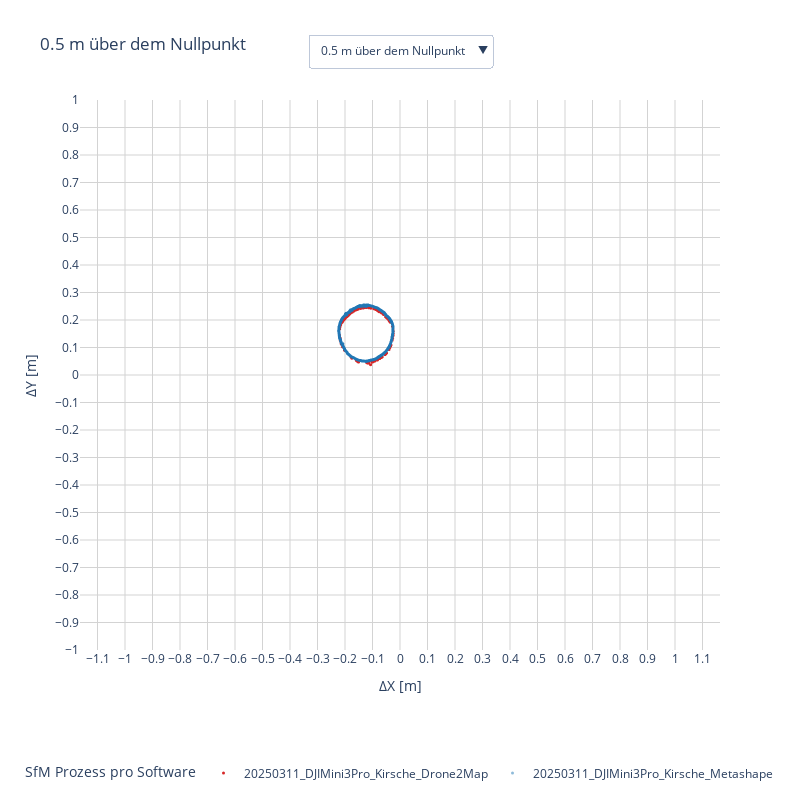

Source (notebook cell):
### Markdown cell above
#### 1.5.1 Aufnahme vom 11.03.2025

### Code cell
import laspy
import numpy as np
import os
import plotly.graph_objs as go

# === Parameter ===
tolerance = 0.001
cut_levels = np.arange(0.5, 8.1, 0.5)
view_size = 1.0
colors = ["#d62728", "#1f77b4"]
alphas = [1.0, 0.5]

# === Referenzpunkt
tree_null = 279.675
tree_coord = (2615390.524, 1264898.409)
center_x, center_y = tree_coord
pc_dir = r"C:\_Data\BTh11\BTh11_Trieblaengenwachstum\05_Software_Comparison\50_BaseData\PointCloud\20250311"
las_files = [f for f in os.listdir(pc_dir) if f.endswith(".las")]

# === Punktwolken laden und verschieben
pointclouds = []
for filename in sorted(las_files):
    path = os.path.join(pc_dir, filename)
    las = laspy.read(path)
    x = np.array(las.x) - center_x
    y = np.array(las.y) - center_y
    z = np.array(las.z)
    pointclouds.append({
        "filename": filename,
        "x": x,
        "y": y,
        "z": z
    })

# === Plotly-Figur erstellen
fig = go.Figure()

# === Alle Schnitte als Traces hinzufügen
for j, level in enumerate(cut_levels):
    cut_height = tree_null + level

    for i, pc in enumerate(pointclouds):
        mask = (pc["z"] >= cut_height - tolerance) & (pc["z"] <= cut_height + tolerance)
        name = pc["filename"].replace("_clipped.las", "")

        fig.add_trace(go.Scattergl(
            x=pc["x"][mask],
            y=pc["y"][mask],
            mode='markers',
            marker=dict(size=3, color=colors[i], opacity=alphas[i]),
            name=name,
            legendgroup=name,
            showlegend=(j == 0),
            visible=(j == 0)
        ))

# === Dropdown-Menü definieren
buttons = []
for j, level in enumerate(cut_levels):
    vis = [False] * len(cut_levels) * len(pointclouds)
    for i in range(len(pointclouds)):
        vis[j * len(pointclouds) + i] = True

    label = f"{level:.1f} m über dem Nullpunkt"
    buttons.append(dict(label=label,
                        method="update",
                        args=[{"visible": vis},
                              {"title": label}]))

# === Layout-Anpassung
fig.update_layout(
    title=f"{cut_levels[0]:.1f} m über dem Nullpunkt",
    updatemenus=[dict(
        active=0,
        buttons=buttons,
        x=0.5,
        xanchor="center",
        y=1.12,
        yanchor="top"
    )],
    xaxis=dict(title="ΔX [m]", range=[-view_size, view_size], dtick=0.1,
               showgrid=True, gridcolor="lightgray", zeroline=False),
    yaxis=dict(title="ΔY [m]", range=[-view_size, view_size], dtick=0.1,
               showgrid=True, gridcolor="lightgray", zeroline=False,
               scaleanchor="x"),  # <- ACHSEN PROPORTIONAL
    legend=dict(title="SfM Prozess pro Software", orientation="h", yanchor="bottom", y=-0.25, x=0.5, xanchor="center"),
    plot_bgcolor="white",
    width=800,
    height=800,
    margin=dict(t=100)
)

fig.show()

### Figure 1 — Plotly figure (JSON) as saved in the notebook; plotly's stock layout.template omitted (floating-point values rounded to 4 significant figures; data arrays with more than 128 entries replaced by an {"elided": "..."} marker saying what was removed)
{"data": [{"legendgroup": "20250311_DJIMini3Pro_Kirsche_Drone2Map", "marker": {"color": "#d62728", "opacity": 1, "size": 3}, "mode": "markers", "name": "20250311_DJIMini3Pro_Kirsche_Drone2Map", "showlegend": true, "type": "scattergl", "visible": true, "x": {"elided": "137 float values"}, "y": {"elided": "137 float values"}}, {"legendgroup": "20250311_DJIMini3Pro_Kirsche_Metashape", "marker": {"color": "#1f77b4", "opacity": 0.5, "size": 3}, "mode": "markers", "name": "20250311_DJIMini3Pro_Kirsche_Metashape", "showlegend": true, "type": "scattergl", "visible": true, "x": {"elided": "1441 float values"}, "y": {"elided": "1441 float values"}}, {"legendgroup": "20250311_DJIMini3Pro_Kirsche_Drone2Map", "marker": {"color": "#d62728", "opacity": 1, "size": 3}, "mode": "markers", "name": "20250311_DJIMini3Pro_Kirsche_Drone2Map", "showlegend": false, "type": "scattergl", "visible": false, "x": {"elided": "154 float values"}, "y": {"elided": "154 float values"}}, {"legendgroup": "20250311_DJIMini3Pro_Kirsche_Metashape", "marker": {"color": "#1f77b4", "opacity": 0.5, "size": 3}, "mode": "markers", "name": "20250311_DJIMini3Pro_Kirsche_Metashape", "showlegend": false, "type": "scattergl", "visible": false, "x": {"elided": "789 float values"}, "y": {"elided": "789 float values"}}, {"legendgroup": "20250311_DJIMini3Pro_Kirsche_Drone2Map", "marker": {"color": "#d62728", "opacity": 1, "size": 3}, "mode": "markers", "name": "20250311_DJIMini3Pro_Kirsche_Drone2Map", "showlegend": false, "type": "scattergl", "visible": false, "x": {"elided": "156 float values"}, "y": {"elided": "156 float values"}}, {"legendgroup": "20250311_DJIMini3Pro_Kirsche_Metashape", "marker": {"color": "#1f77b4", "opacity": 0.5, "size": 3}, "mode": "markers", "name": "20250311_DJIMini3Pro_Kirsche_Metashape", "showlegend": false, "type": "scattergl", "visible": false, "x": {"elided": "822 float values"}, "y": {"elided": "822 float values"}}, {"legendgroup": "20250311_DJIMini3Pro_Kirsche_Drone2Map", "marker": {"color": "#d62728", "opacity": 1, "size": 3}, "mode": "markers", "name": "20250311_DJIMini3Pro_Kirsche_Drone2Map", "showlegend": false, "type": "scattergl", "visible": false, "x": {"elided": "174 float values"}, "y": {"elided": "174 float values"}}, {"legendgroup": "20250311_DJIMini3Pro_Kirsche_Metashape", "marker": {"color": "#1f77b4", "opacity": 0.5, "size": 3}, "mode": "markers", "name": "20250311_DJIMini3Pro_Kirsche_Metashape", "showlegend": false, "type": "scattergl", "visible": false, "x": {"elided": "1297 float values"}, "y": {"elided": "1297 float values"}}, {"legendgroup": "20250311_DJIMini3Pro_Kirsche_Drone2Map", "marker": {"color": "#d62728", "opacity": 1, "size": 3}, "mode": "markers", "name": "20250311_DJIMini3Pro_Kirsche_Drone2Map", "showlegend": false, "type": "scattergl", "visible": false, "x": {"elided": "1073 float values"}, "y": {"elided": "1073 float values"}}, {"legendgroup": "20250311_DJIMini3Pro_Kirsche_Metashape", "marker": {"color": "#1f77b4", "opacity": 0.5, "size": 3}, "mode": "markers", "name": "20250311_DJIMini3Pro_Kirsche_Metashape", "showlegend": false, "type": "scattergl", "visible": false, "x": {"elided": "12726 float values"}, "y": {"elided": "12726 float values"}}, {"legendgroup": "20250311_DJIMini3Pro_Kirsche_Drone2Map", "marker": {"color": "#d62728", "opacity": 1, "size": 3}, "mode": "markers", "name": "20250311_DJIMini3Pro_Kirsche_Drone2Map", "showlegend": false, "type": "scattergl", "visible": false, "x": {"elided": "650 float values"}, "y": {"elided": "650 float values"}}, {"legendgroup": "20250311_DJIMini3Pro_Kirsche_Metashape", "marker": {"color": "#1f77b4", "opacity": 0.5, "size": 3}, "mode": "markers", "name": "20250311_DJIMini3Pro_Kirsche_Metashape", "showlegend": false, "type": "scattergl", "visible": false, "x": {"elided": "10151 float values"}, "y": {"elided": "10151 float values"}}, {"legendgroup": "20250311_DJIMini3Pro_Kirsche_Drone2Map", "marker": {"color": "#d62728", "opacity": 1, "size": 3}, "mode": "markers", "name": "20250311_DJIMini3Pro_Kirsche_Drone2Map", "showlegend": false, "type": "scattergl", "visible": false, "x": {"elided": "530 float values"}, "y": {"elided": "530 float values"}}, {"legendgroup": "20250311_DJIMini3Pro_Kirsche_Metashape", "marker": {"color": "#1f77b4", "opacity": 0.5, "size": 3}, "mode": "markers", "name": "20250311_DJIMini3Pro_Kirsche_Metashape", "showlegend": false, "type": "scattergl", "visible": false, "x": {"elided": "9406 float values"}, "y": {"elided": "9406 float values"}}, {"legendgroup": "20250311_DJIMini3Pro_Kirsche_Drone2Map", "marker": {"color": "#d62728", "opacity": 1, "size": 3}, "mode": "markers", "name": "20250311_DJIMini3Pro_Kirsche_Drone2Map", "showlegend": false, "type": "scattergl", "visible": false, "x": {"elided": "580 float values"}, "y": {"elided": "580 float values"}}, {"legendgroup": "20250311_DJIMini3Pro_Kirsche_Metashape", "marker": {"color": "#1f77b4", "opacity": 0.5, "size": 3}, "mode": "markers", "name": "20250311_DJIMini3Pro_Kirsche_Metashape", "showlegend": false, "type": "scattergl", "visible": false, "x": {"elided": "10725 float values"}, "y": {"elided": "10725 float values"}}, {"legendgroup": "20250311_DJIMini3Pro_Kirsche_Drone2Map", "marker": {"color": "#d62728", "opacity": 1, "size": 3}, "mode": "markers", "name": "20250311_DJIMini3Pro_Kirsche_Drone2Map", "showlegend": false, "type": "scattergl", "visible": false, "x": {"elided": "524 float values"}, "y": {"elided": "524 float values"}}, {"legendgroup": "20250311_DJIMini3Pro_Kirsche_Metashape", "marker": {"color": "#1f77b4", "opacity": 0.5, "size": 3}, "mode": "markers", "name": "20250311_DJIMini3Pro_Kirsche_Metashape", "showlegend": false, "type": "scattergl", "visible": false, "x": {"elided": "11279 float values"}, "y": {"elided": "11279 float values"}}, {"legendgroup": "20250311_DJIMini3Pro_Kirsche_Drone2Map", "marker": {"color": "#d62728", "opacity": 1, "size": 3}, "mode": "markers", "name": "20250311_DJIMini3Pro_Kirsche_Drone2Map", "showlegend": false, "type": "scattergl", "visible": false, "x": {"elided": "474 float values"}, "y": {"elided": "474 float values"}}, {"legendgroup": "20250311_DJIMini3Pro_Kirsche_Metashape", "marker": {"color": "#1f77b4", "opacity": 0.5, "size": 3}, "mode": "markers", "name": "20250311_DJIMini3Pro_Kirsche_Metashape", "showlegend": false, "type": "scattergl", "visible": false, "x": {"elided": "10092 float values"}, "y": {"elided": "10092 float values"}}, {"legendgroup": "20250311_DJIMini3Pro_Kirsche_Drone2Map", "marker": {"color": "#d62728", "opacity": 1, "size": 3}, "mode": "markers", "name": "20250311_DJIMini3Pro_Kirsche_Drone2Map", "showlegend": false, "type": "scattergl", "visible": false, "x": {"elided": "266 float values"}, "y": {"elided": "266 float values"}}, {"legendgroup": "20250311_DJIMini3Pro_Kirsche_Metashape", "marker": {"color": "#1f77b4", "opacity": 0.5, "size": 3}, "mode": "markers", "name": "20250311_DJIMini3Pro_Kirsche_Metashape", "showlegend": false, "type": "scattergl", "visible": false, "x": {"elided": "8877 float values"}, "y": {"elided": "8877 float values"}}, {"legendgroup": "20250311_DJIMini3Pro_Kirsche_Drone2Map", "marker": {"color": "#d62728", "opacity": 1, "size": 3}, "mode": "markers", "name": "20250311_DJIMini3Pro_Kirsche_Drone2Map", "showlegend": false, "type": "scattergl", "visible": false, "x": {"elided": "248 float values"}, "y": {"elided": "248 float values"}}, {"legendgroup": "20250311_DJIMini3Pro_Kirsche_Metashape", "marker": {"color": "#1f77b4", "opacity": 0.5, "size": 3}, "mode": "markers", "name": "20250311_DJIMini3Pro_Kirsche_Metashape", "showlegend": false, "type": "scattergl", "visible": false, "x": {"elided": "7339 float values"}, "y": {"elided": "7339 float values"}}, {"legendgroup": "20250311_DJIMini3Pro_Kirsche_Drone2Map", "marker": {"color": "#d62728", "opacity": 1, "size": 3}, "mode": "markers", "name": "20250311_DJIMini3Pro_Kirsche_Drone2Map", "showlegend": false, "type": "scattergl", "visible": false, "x": {"elided": "272 float values"}, "y": {"elided": "272 float values"}}, {"legendgroup": "20250311_DJIMini3Pro_Kirsche_Metashape", "marker": {"color": "#1f77b4", "opacity": 0.5, "size": 3}, "mode": "markers", "name": "20250311_DJIMini3Pro_Kirsche_Metashape", "showlegend": false, "type": "scattergl", "visible": false, "x": {"elided": "5793 float values"}, "y": {"elided": "5793 float values"}}, {"legendgroup": "20250311_DJIMini3Pro_Kirsche_Drone2Map", "marker": {"color": "#d62728", "opacity": 1, "size": 3}, "mode": "markers", "name": "20250311_DJIMini3Pro_Kirsche_Drone2Map", "showlegend": false, "type": "scattergl", "visible": false, "x": [0.0642, -0.3896, -0.3914, -0.3925, 0.0644, 0.0628, -0.0871, -0.0868, 0.0954, -0.0854, -0.0882, -0.0939, -0.0986, -0.1046, -0.102, -0.1135, -0.1079, -0.109, -0.1184, -0.1161, -0.0963, -0.1191, -0.1161, -4.832, -3.58, -4.471, -4.418, -4.419, -4.45, -4.415, -4.403, -3.202, -3.214, 0.4417, 0.4466, 0.4391, 0.4477, 0.4502, 0.4304, 0.4356, 0.43, 0.4375, 0.2256, 0.4101, 0.4078, 0.3582, 0.3747, 0.3742, 0.3803, 0.381, 0.3697, 0.3714, 0.3843, 0.3597, 0.365, 0.3603, 0.3651, 0.3724], "y": [-0.3623, 0.131, 0.1199, 0.1224, 0.3579, 0.3613, 0.2268, 0.2284, 0.3578, 0.2185, 0.2218, 0.2256, 0.2283, 0.229, 0.2279, 0.2341, 0.2356, 0.2389, 0.2369, 0.2336, 0.2366, 0.2246, 0.2363, 4.991, 4.828, 4.99, 4.917, 4.928, 4.991, 4.929, 4.943, 4.581, 4.581, -0.632, -0.6306, -0.6316, -0.6284, -0.6271, -0.6235, -0.6273, -0.6166, -0.6142, -0.2305, -0.3231, -0.3189, 0.2845, 0.2926, 0.2927, 0.2888, 0.2863, 0.3007, 0.2987, 0.2808, 0.3056, 0.2987, 0.3021, 0.2962, 0.2891]}, {"legendgroup": "20250311_DJIMini3Pro_Kirsche_Metashape", "marker": {"color": "#1f77b4", "opacity": 0.5, "size": 3}, "mode": "markers", "name": "20250311_DJIMini3Pro_Kirsche_Metashape", "showlegend": false, "type": "scattergl", "visible": false, "x": {"elided": "3622 float values"}, "y": {"elided": "3622 float values"}}, {"legendgroup": "20250311_DJIMini3Pro_Kirsche_Drone2Map", "marker": {"color": "#d62728", "opacity": 1, "size": 3}, "mode": "markers", "name": "20250311_DJIMini3Pro_Kirsche_Drone2Map", "showlegend": false, "type": "scattergl", "visible": false, "x": [0.1861, 0.1902, -0.205, 0.0429, 0.0404, 0.0352, 0.1103, -0.2068, -3.602, -3.613, -4.4, -2.979, 0.5574], "y": [-0.1726, -0.1712, 0.0581, -0.0345, -0.0322, -0.0283, 0.4798, 0.2982, 4.642, 4.645, 4.667, 4.097, -0.437]}, {"legendgroup": "20250311_DJIMini3Pro_Kirsche_Metashape", "marker": {"color": "#1f77b4", "opacity": 0.5, "size": 3}, "mode": "markers", "name": "20250311_DJIMini3Pro_Kirsche_Metashape", "showlegend": false, "type": "scattergl", "visible": false, "x": {"elided": "1983 float values"}, "y": {"elided": "1983 float values"}}, {"legendgroup": "20250311_DJIMini3Pro_Kirsche_Drone2Map", "marker": {"color": "#d62728", "opacity": 1, "size": 3}, "mode": "markers", "name": "20250311_DJIMini3Pro_Kirsche_Drone2Map", "showlegend": false, "type": "scattergl", "visible": false, "x": [-3.511, -3.543, -3.528, -2.36, -2.367], "y": [4.406, 4.421, 4.808, 4.656, 4.709]}, {"legendgroup": "20250311_DJIMini3Pro_Kirsche_Metashape", "marker": {"color": "#1f77b4", "opacity": 0.5, "size": 3}, "mode": "markers", "name": "20250311_DJIMini3Pro_Kirsche_Metashape", "showlegend": false, "type": "scattergl", "visible": false, "x": {"elided": "1216 float values"}, "y": {"elided": "1216 float values"}}], "layout": {"height": 800, "legend": {"orientation": "h", "title": {"text": "SfM Prozess pro Software"}, "x": 0.5, "xanchor": "center", "y": -0.25, "yanchor": "bottom"}, "margin": {"t": 100}, "plot_bgcolor": "white", "title": {"text": "0.5 m über dem Nullpunkt"}, "updatemenus": [{"active": 0, "buttons": [{"args": [{"visible": [true, true, false, false, false, false, false, false, false, false, false, false, false, false, false, false, false, false, false, false, false, false, false, false, false, false, false, false, false, false, false, false]}, {"title": "0.5 m über dem Nullpunkt"}], "label": "0.5 m über dem Nullpunkt", "method": "update"}, {"args": [{"visible": [false, false, true, true, false, false, false, false, false, false, false, false, false, false, false, false, false, false, false, false, false, false, false, false, false, false, false, false, false, false, false, false]}, {"title": "1.0 m über dem Nullpunkt"}], "label": "1.0 m über dem Nullpunkt", "method": "update"}, {"args": [{"visible": [false, false, false, false, true, true, false, false, false, false, false, false, false, false, false, false, false, false, false, false, false, false, false, false, false, false, false, false, false, false, false, false]}, {"title": "1.5 m über dem Nullpunkt"}], "label": "1.5 m über dem Nullpunkt", "method": "update"}, {"args": [{"visible": [false, false, false, false, false, false, true, true, false, false, false, false, false, false, false, false, false, false, false, false, false, false, false, false, false, false, false, false, false, false, false, false]}, {"title": "2.0 m über dem Nullpunkt"}], "label": "2.0 m über dem Nullpunkt", "method": "update"}, {"args": [{"visible": [false, false, false, false, false, false, false, false, true, true, false, false, false, false, false, false, false, false, false, false, false, false, false, false, false, false, false, false, false, false, false, false]}, {"title": "2.5 m über dem Nullpunkt"}], "label": "2.5 m über dem Nullpunkt", "method": "update"}, {"args": [{"visible": [false, false, false, false, false, false, false, false, false, false, true, true, false, false, false, false, false, false, false, false, false, false, false, false, false, false, false, false, false, false, false, false]}, {"title": "3.0 m über dem Nullpunkt"}], "label": "3.0 m über dem Nullpunkt", "method": "update"}, {"args": [{"visible": [false, false, false, false, false, false, false, false, false, false, false, false, true, true, false, false, false, false, false, false, false, false, false, false, false, false, false, false, false, false, false, false]}, {"title": "3.5 m über dem Nullpunkt"}], "label": "3.5 m über dem Nullpunkt", "method": "update"}, {"args": [{"visible": [false, false, false, false, false, false, false, false, false, false, false, false, false, false, true, true, false, false, false, false, false, false, false, false, false, false, false, false, false, false, false, false]}, {"title": "4.0 m über dem Nullpunkt"}], "label": "4.0 m über dem Nullpunkt", "method": "update"}, {"args": [{"visible": [false, false, false, false, false, false, false, false, false, false, false, false, false, false, false, false, true, true, false, false, false, false, false, false, false, false, false, false, false, false, false, false]}, {"title": "4.5 m über dem Nullpunkt"}], "label": "4.5 m über dem Nullpunkt", "method": "update"}, {"args": [{"visible": [false, false, false, false, false, false, false, false, false, false, false, false, false, false, false, false, false, false, true, true, false, false, false, false, false, false, false, false, false, false, false, false]}, {"title": "5.0 m über dem Nullpunkt"}], "label": "5.0 m über dem Nullpunkt", "method": "update"}, {"args": [{"visible": [false, false, false, false, false, false, false, false, false, false, false, false, false, false, false, false, false, false, false, false, true, true, false, false, false, false, false, false, false, false, false, false]}, {"title": "5.5 m über dem Nullpunkt"}], "label": "5.5 m über dem Nullpunkt", "method": "update"}, {"args": [{"visible": [false, false, false, false, false, false, false, false, false, false, false, false, false, false, false, false, false, false, false, false, false, false, true, true, false, false, false, false, false, false, false, false]}, {"title": "6.0 m über dem Nullpunkt"}], "label": "6.0 m über dem Nullpunkt", "method": "update"}, {"args": [{"visible": [false, false, false, false, false, false, false, false, false, false, false, false, false, false, false, false, false, false, false, false, false, false, false, false, true, true, false, false, false, false, false, false]}, {"title": "6.5 m über dem Nullpunkt"}], "label": "6.5 m über dem Nullpunkt", "method": "update"}, {"args": [{"visible": [false, false, false, false, false, false, false, false, false, false, false, false, false, false, false, false, false, false, false, false, false, false, false, false, false, false, true, true, false, false, false, false]}, {"title": "7.0 m über dem Nullpunkt"}], "label": "7.0 m über dem Nullpunkt", "method": "update"}, {"args": [{"visible": [false, false, false, false, false, false, false, false, false, false, false, false, false, false, false, false, false, false, false, false, false, false, false, false, false, false, false, false, true, true, false, false]}, {"title": "7.5 m über dem Nullpunkt"}], "label": "7.5 m über dem Nullpunkt", "method": "update"}, {"args": [{"visible": [false, false, false, false, false, false, false, false, false, false, false, false, false, false, false, false, false, false, false, false, false, false, false, false, false, false, false, false, false, false, true, true]}, {"title": "8.0 m über dem Nullpunkt"}], "label": "8.0 m über dem Nullpunkt", "method": "update"}], "x": 0.5, "xanchor": "center", "y": 1.12, "yanchor": "top"}], "width": 800, "xaxis": {"dtick": 0.1, "gridcolor": "lightgray", "range": [-1, 1], "showgrid": true, "title": {"text": "ΔX [m]"}, "zeroline": false}, "yaxis": {"dtick": 0.1, "gridcolor": "lightgray", "range": [-1, 1], "scaleanchor": "x", "showgrid": true, "title": {"text": "ΔY [m]"}, "zeroline": false}}}
